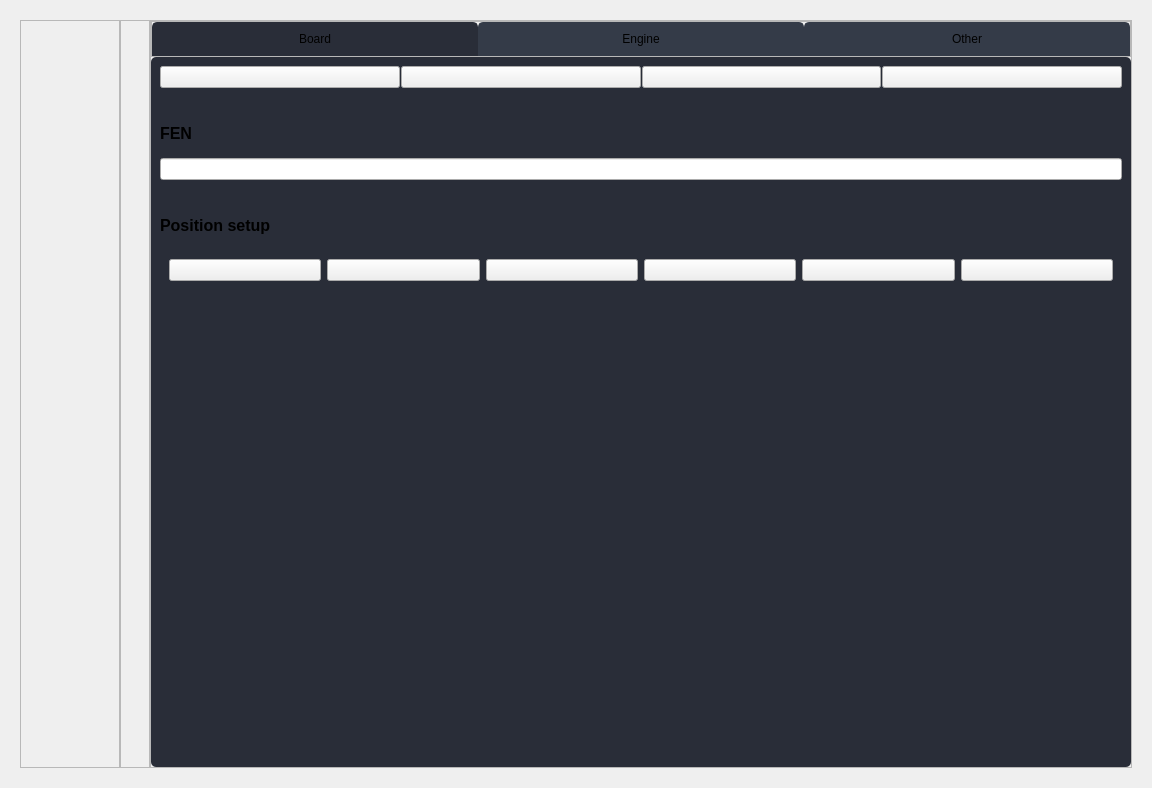
<?xml version="1.0" encoding="UTF-8"?>
<ui version="4.0">
 <class>Form</class>
 <widget class="QWidget" name="Form">
  <property name="geometry">
   <rect>
    <x>0</x>
    <y>0</y>
    <width>1152</width>
    <height>788</height>
   </rect>
  </property>
  <property name="windowTitle">
   <string>Form</string>
  </property>
  <layout class="QHBoxLayout" name="horizontalLayout">
   <property name="spacing">
    <number>0</number>
   </property>
   <property name="leftMargin">
    <number>20</number>
   </property>
   <property name="topMargin">
    <number>20</number>
   </property>
   <property name="rightMargin">
    <number>20</number>
   </property>
   <property name="bottomMargin">
    <number>20</number>
   </property>
   <item>
    <widget class="QFrame" name="boardroot_frame">
     <property name="minimumSize">
      <size>
       <width>100</width>
       <height>0</height>
      </size>
     </property>
     <property name="styleSheet">
      <string notr="true"/>
     </property>
     <property name="frameShape">
      <enum>QFrame::StyledPanel</enum>
     </property>
     <property name="frameShadow">
      <enum>QFrame::Raised</enum>
     </property>
     <layout class="QHBoxLayout" name="horizontalLayout_3">
      <property name="leftMargin">
       <number>0</number>
      </property>
      <property name="topMargin">
       <number>0</number>
      </property>
      <property name="rightMargin">
       <number>0</number>
      </property>
      <property name="bottomMargin">
       <number>0</number>
      </property>
      <item>
       <layout class="QGridLayout" name="gridLayout"/>
      </item>
     </layout>
    </widget>
   </item>
   <item>
    <widget class="QFrame" name="frame_3">
     <property name="sizePolicy">
      <sizepolicy hsizetype="Fixed" vsizetype="Preferred">
       <horstretch>0</horstretch>
       <verstretch>0</verstretch>
      </sizepolicy>
     </property>
     <property name="minimumSize">
      <size>
       <width>30</width>
       <height>0</height>
      </size>
     </property>
     <property name="maximumSize">
      <size>
       <width>30</width>
       <height>16777215</height>
      </size>
     </property>
     <property name="frameShape">
      <enum>QFrame::StyledPanel</enum>
     </property>
     <property name="frameShadow">
      <enum>QFrame::Raised</enum>
     </property>
    </widget>
   </item>
   <item>
    <widget class="QFrame" name="frame_2">
     <property name="styleSheet">
      <string notr="true"/>
     </property>
     <property name="frameShape">
      <enum>QFrame::StyledPanel</enum>
     </property>
     <property name="frameShadow">
      <enum>QFrame::Raised</enum>
     </property>
     <layout class="QVBoxLayout" name="verticalLayout">
      <property name="spacing">
       <number>0</number>
      </property>
      <property name="leftMargin">
       <number>0</number>
      </property>
      <property name="topMargin">
       <number>0</number>
      </property>
      <property name="rightMargin">
       <number>0</number>
      </property>
      <property name="bottomMargin">
       <number>0</number>
      </property>
      <item>
       <widget class="QFrame" name="frame_4">
        <property name="sizePolicy">
         <sizepolicy hsizetype="Preferred" vsizetype="Minimum">
          <horstretch>0</horstretch>
          <verstretch>0</verstretch>
         </sizepolicy>
        </property>
        <property name="styleSheet">
         <string notr="true">QPushButton {
	border: 2px solid rgb(52, 59, 72);
	border-top-left-radius :5px;
    border-top-right-radius : 5px;
    border-bottom-left-radius : 0px;
    border-bottom-right-radius : 0px;	
	background-color: rgb(52, 59, 72);
    height: 30px;
}
QPushButton:hover {
	background-color: rgb(57, 65, 80);
	border: 2px solid rgb(61, 70, 86);
}
QPushButton:pressed {	
	background-color: rgb(35, 40, 49);
	border: 2px solid rgb(43, 50, 61);
}

QPushButton:checked{
   background-color: rgb(41, 45, 56);
   border-color:  rgb(41, 45, 56);
}</string>
        </property>
        <property name="frameShape">
         <enum>QFrame::StyledPanel</enum>
        </property>
        <property name="frameShadow">
         <enum>QFrame::Raised</enum>
        </property>
        <layout class="QHBoxLayout" name="horizontalLayout_2">
         <property name="spacing">
          <number>0</number>
         </property>
         <property name="leftMargin">
          <number>0</number>
         </property>
         <property name="topMargin">
          <number>0</number>
         </property>
         <property name="rightMargin">
          <number>0</number>
         </property>
         <property name="bottomMargin">
          <number>0</number>
         </property>
         <item>
          <widget class="QPushButton" name="boardpage_button">
           <property name="text">
            <string>Board</string>
           </property>
           <property name="checkable">
            <bool>true</bool>
           </property>
           <property name="checked">
            <bool>true</bool>
           </property>
           <property name="autoExclusive">
            <bool>true</bool>
           </property>
          </widget>
         </item>
         <item>
          <widget class="QPushButton" name="enginepage_button">
           <property name="text">
            <string>Engine</string>
           </property>
           <property name="checkable">
            <bool>true</bool>
           </property>
           <property name="checked">
            <bool>false</bool>
           </property>
           <property name="autoExclusive">
            <bool>true</bool>
           </property>
          </widget>
         </item>
         <item>
          <widget class="QPushButton" name="otherpage_button">
           <property name="text">
            <string>Other</string>
           </property>
           <property name="checkable">
            <bool>true</bool>
           </property>
           <property name="autoExclusive">
            <bool>true</bool>
           </property>
          </widget>
         </item>
        </layout>
       </widget>
      </item>
      <item>
       <widget class="QStackedWidget" name="tab_stack">
        <property name="styleSheet">
         <string notr="true">



.QWidget{
	border-top-left-radius :5px;
	border-top-right-radius : 5px;
	border-bottom-left-radius : 5px;
	border-bottom-right-radius : 5px;	
    background-color:  rgb(41, 45, 56);
}

.QFrame{
	border-top-left-radius :5px;
	border-top-right-radius : 5px;
	border-bottom-left-radius : 5px;
	border-bottom-right-radius : 5px;	
    background-color:  rgb(41, 45, 56);
}


.QLabel{
	border-radius: 0px;
    background-color:  rgb(41, 45, 56);
}




</string>
        </property>
        <property name="currentIndex">
         <number>0</number>
        </property>
        <widget class="QWidget" name="boardpage_widget">
         <property name="styleSheet">
          <string notr="true">QLabel{
    max-height:20px;
    min-height: 20px;
}</string>
         </property>
         <layout class="QVBoxLayout" name="verticalLayout_2">
          <property name="spacing">
           <number>15</number>
          </property>
          <item>
           <widget class="QFrame" name="frame_7">
            <property name="sizePolicy">
             <sizepolicy hsizetype="Preferred" vsizetype="Minimum">
              <horstretch>0</horstretch>
              <verstretch>0</verstretch>
             </sizepolicy>
            </property>
            <property name="frameShape">
             <enum>QFrame::StyledPanel</enum>
            </property>
            <property name="frameShadow">
             <enum>QFrame::Raised</enum>
            </property>
            <layout class="QHBoxLayout" name="horizontalLayout_5">
             <property name="spacing">
              <number>1</number>
             </property>
             <property name="leftMargin">
              <number>0</number>
             </property>
             <property name="topMargin">
              <number>0</number>
             </property>
             <property name="rightMargin">
              <number>0</number>
             </property>
             <property name="bottomMargin">
              <number>20</number>
             </property>
             <item>
              <widget class="QPushButton" name="undoall_button">
               <property name="text">
                <string/>
               </property>
               <property name="icon">
                <iconset resource="../assets/res.qrc">
                 <normaloff>:/icon_24x24/icons/24x24/cil-media-skip-backward.png</normaloff>:/icon_24x24/icons/24x24/cil-media-skip-backward.png</iconset>
               </property>
              </widget>
             </item>
             <item>
              <widget class="QPushButton" name="undomove_button">
               <property name="text">
                <string/>
               </property>
               <property name="icon">
                <iconset resource="../assets/res.qrc">
                 <normaloff>:/icon_24x24/icons/24x24/cil-media-step-backward.png</normaloff>:/icon_24x24/icons/24x24/cil-media-step-backward.png</iconset>
               </property>
              </widget>
             </item>
             <item>
              <widget class="QPushButton" name="redomove_button">
               <property name="text">
                <string/>
               </property>
               <property name="icon">
                <iconset resource="../assets/res.qrc">
                 <normaloff>:/icon_24x24/icons/24x24/cil-media-step-forward.png</normaloff>:/icon_24x24/icons/24x24/cil-media-step-forward.png</iconset>
               </property>
              </widget>
             </item>
             <item>
              <widget class="QPushButton" name="redoall_button">
               <property name="text">
                <string/>
               </property>
               <property name="icon">
                <iconset resource="../assets/res.qrc">
                 <normaloff>:/icon_24x24/icons/24x24/cil-media-skip-forward.png</normaloff>:/icon_24x24/icons/24x24/cil-media-skip-forward.png</iconset>
               </property>
              </widget>
             </item>
            </layout>
           </widget>
          </item>
          <item>
           <widget class="QLabel" name="label_2">
            <property name="styleSheet">
             <string notr="true">font-weight: 600;
font-size: 16px;</string>
            </property>
            <property name="text">
             <string>FEN</string>
            </property>
           </widget>
          </item>
          <item>
           <widget class="QLineEdit" name="fen_edit"/>
          </item>
          <item>
           <spacer name="verticalSpacer_3">
            <property name="orientation">
             <enum>Qt::Vertical</enum>
            </property>
            <property name="sizeType">
             <enum>QSizePolicy::Fixed</enum>
            </property>
            <property name="sizeHint" stdset="0">
             <size>
              <width>20</width>
              <height>20</height>
             </size>
            </property>
           </spacer>
          </item>
          <item>
           <widget class="QLabel" name="label_3">
            <property name="styleSheet">
             <string notr="true">font-weight: 600;
font-size: 16px;</string>
            </property>
            <property name="text">
             <string>Position setup</string>
            </property>
           </widget>
          </item>
          <item>
           <widget class="QFrame" name="frame_8">
            <property name="styleSheet">
             <string notr="true"/>
            </property>
            <property name="frameShape">
             <enum>QFrame::StyledPanel</enum>
            </property>
            <property name="frameShadow">
             <enum>QFrame::Raised</enum>
            </property>
            <layout class="QHBoxLayout" name="horizontalLayout_6">
             <item>
              <widget class="QPushButton" name="setpawn_button">
               <property name="sizePolicy">
                <sizepolicy hsizetype="Expanding" vsizetype="Preferred">
                 <horstretch>0</horstretch>
                 <verstretch>0</verstretch>
                </sizepolicy>
               </property>
               <property name="text">
                <string/>
               </property>
               <property name="icon">
                <iconset resource="../assets/res.qrc">
                 <normaloff>:/pieces/images/wp.png</normaloff>:/pieces/images/wp.png</iconset>
               </property>
               <property name="iconSize">
                <size>
                 <width>82</width>
                 <height>82</height>
                </size>
               </property>
               <property name="checkable">
                <bool>true</bool>
               </property>
               <property name="autoExclusive">
                <bool>false</bool>
               </property>
              </widget>
             </item>
             <item>
              <widget class="QPushButton" name="setknight_button">
               <property name="sizePolicy">
                <sizepolicy hsizetype="Expanding" vsizetype="Preferred">
                 <horstretch>0</horstretch>
                 <verstretch>0</verstretch>
                </sizepolicy>
               </property>
               <property name="text">
                <string/>
               </property>
               <property name="icon">
                <iconset resource="../assets/res.qrc">
                 <normaloff>:/pieces/images/wn.png</normaloff>:/pieces/images/wn.png</iconset>
               </property>
               <property name="iconSize">
                <size>
                 <width>82</width>
                 <height>82</height>
                </size>
               </property>
               <property name="checkable">
                <bool>true</bool>
               </property>
               <property name="autoExclusive">
                <bool>false</bool>
               </property>
              </widget>
             </item>
             <item>
              <widget class="QPushButton" name="setbishop_button">
               <property name="sizePolicy">
                <sizepolicy hsizetype="Expanding" vsizetype="Preferred">
                 <horstretch>0</horstretch>
                 <verstretch>0</verstretch>
                </sizepolicy>
               </property>
               <property name="text">
                <string/>
               </property>
               <property name="icon">
                <iconset resource="../assets/res.qrc">
                 <normaloff>:/pieces/images/wb.png</normaloff>:/pieces/images/wb.png</iconset>
               </property>
               <property name="iconSize">
                <size>
                 <width>82</width>
                 <height>82</height>
                </size>
               </property>
               <property name="checkable">
                <bool>true</bool>
               </property>
               <property name="autoExclusive">
                <bool>false</bool>
               </property>
              </widget>
             </item>
             <item>
              <widget class="QPushButton" name="setrook_button">
               <property name="sizePolicy">
                <sizepolicy hsizetype="Expanding" vsizetype="Preferred">
                 <horstretch>0</horstretch>
                 <verstretch>0</verstretch>
                </sizepolicy>
               </property>
               <property name="text">
                <string/>
               </property>
               <property name="icon">
                <iconset resource="../assets/res.qrc">
                 <normaloff>:/pieces/images/wr.png</normaloff>:/pieces/images/wr.png</iconset>
               </property>
               <property name="iconSize">
                <size>
                 <width>82</width>
                 <height>82</height>
                </size>
               </property>
               <property name="checkable">
                <bool>true</bool>
               </property>
               <property name="autoExclusive">
                <bool>false</bool>
               </property>
              </widget>
             </item>
             <item>
              <widget class="QPushButton" name="setqueen_button">
               <property name="sizePolicy">
                <sizepolicy hsizetype="Expanding" vsizetype="Preferred">
                 <horstretch>0</horstretch>
                 <verstretch>0</verstretch>
                </sizepolicy>
               </property>
               <property name="text">
                <string/>
               </property>
               <property name="icon">
                <iconset resource="../assets/res.qrc">
                 <normaloff>:/pieces/images/wq.png</normaloff>:/pieces/images/wq.png</iconset>
               </property>
               <property name="iconSize">
                <size>
                 <width>82</width>
                 <height>82</height>
                </size>
               </property>
               <property name="checkable">
                <bool>true</bool>
               </property>
               <property name="autoExclusive">
                <bool>false</bool>
               </property>
              </widget>
             </item>
             <item>
              <widget class="QPushButton" name="setking_button">
               <property name="sizePolicy">
                <sizepolicy hsizetype="Expanding" vsizetype="Preferred">
                 <horstretch>0</horstretch>
                 <verstretch>0</verstretch>
                </sizepolicy>
               </property>
               <property name="text">
                <string/>
               </property>
               <property name="icon">
                <iconset resource="../assets/res.qrc">
                 <normaloff>:/pieces/images/wk.png</normaloff>:/pieces/images/wk.png</iconset>
               </property>
               <property name="iconSize">
                <size>
                 <width>82</width>
                 <height>82</height>
                </size>
               </property>
               <property name="checkable">
                <bool>true</bool>
               </property>
               <property name="autoExclusive">
                <bool>false</bool>
               </property>
              </widget>
             </item>
            </layout>
           </widget>
          </item>
          <item>
           <spacer name="verticalSpacer_2">
            <property name="orientation">
             <enum>Qt::Vertical</enum>
            </property>
            <property name="sizeHint" stdset="0">
             <size>
              <width>20</width>
              <height>40</height>
             </size>
            </property>
           </spacer>
          </item>
         </layout>
        </widget>
        <widget class="QWidget" name="enginepage_widget">
         <property name="styleSheet">
          <string notr="true"/>
         </property>
         <layout class="QVBoxLayout" name="verticalLayout_3">
          <property name="spacing">
           <number>15</number>
          </property>
          <item>
           <widget class="QFrame" name="frame">
            <property name="styleSheet">
             <string notr="true"/>
            </property>
            <property name="frameShape">
             <enum>QFrame::StyledPanel</enum>
            </property>
            <property name="frameShadow">
             <enum>QFrame::Raised</enum>
            </property>
            <layout class="QHBoxLayout" name="horizontalLayout_4">
             <property name="leftMargin">
              <number>0</number>
             </property>
             <property name="topMargin">
              <number>0</number>
             </property>
             <property name="rightMargin">
              <number>0</number>
             </property>
             <property name="bottomMargin">
              <number>0</number>
             </property>
             <item alignment="Qt::AlignVCenter">
              <widget class="QComboBox" name="engine_combo"/>
             </item>
             <item alignment="Qt::AlignVCenter">
              <widget class="QPushButton" name="analysetoggle_button">
               <property name="minimumSize">
                <size>
                 <width>70</width>
                 <height>0</height>
                </size>
               </property>
               <property name="maximumSize">
                <size>
                 <width>70</width>
                 <height>16777215</height>
                </size>
               </property>
               <property name="styleSheet">
                <string notr="true">QPushButton:checked{
     background-color: #228B22;
}

QPushButton{
     background-color: #960000;
     border-radius: 5px;
     background-image: url(:/icon_24x24/icons/24x24/cil-power-standby.png);
	background-position: center;
	background-repeat: no-repeat;
}</string>
               </property>
               <property name="text">
                <string/>
               </property>
               <property name="checkable">
                <bool>true</bool>
               </property>
              </widget>
             </item>
            </layout>
           </widget>
          </item>
          <item>
           <widget class="QFrame" name="frame_5">
            <property name="sizePolicy">
             <sizepolicy hsizetype="Minimum" vsizetype="Minimum">
              <horstretch>0</horstretch>
              <verstretch>0</verstretch>
             </sizepolicy>
            </property>
            <property name="styleSheet">
             <string notr="true"/>
            </property>
            <property name="frameShape">
             <enum>QFrame::StyledPanel</enum>
            </property>
            <property name="frameShadow">
             <enum>QFrame::Raised</enum>
            </property>
            <layout class="QGridLayout" name="gridLayout_3">
             <property name="topMargin">
              <number>20</number>
             </property>
             <property name="bottomMargin">
              <number>20</number>
             </property>
             <property name="horizontalSpacing">
              <number>40</number>
             </property>
             <item row="3" column="0">
              <widget class="QLabel" name="labeltbhits_label">
               <property name="styleSheet">
                <string notr="true">font-weight: 600</string>
               </property>
               <property name="text">
                <string>TB hits</string>
               </property>
               <property name="alignment">
                <set>Qt::AlignRight|Qt::AlignTrailing|Qt::AlignVCenter</set>
               </property>
              </widget>
             </item>
             <item row="1" column="0">
              <widget class="QLabel" name="labelseldepth_label">
               <property name="styleSheet">
                <string notr="true">font-weight: 600;</string>
               </property>
               <property name="text">
                <string>Selective Depth</string>
               </property>
               <property name="alignment">
                <set>Qt::AlignRight|Qt::AlignTrailing|Qt::AlignVCenter</set>
               </property>
              </widget>
             </item>
             <item row="4" column="0">
              <widget class="QLabel" name="labeltime_label">
               <property name="styleSheet">
                <string notr="true">font-weight: 600</string>
               </property>
               <property name="text">
                <string>Time [ms]</string>
               </property>
               <property name="alignment">
                <set>Qt::AlignRight|Qt::AlignTrailing|Qt::AlignVCenter</set>
               </property>
              </widget>
             </item>
             <item row="2" column="1">
              <widget class="QLabel" name="nodes_label">
               <property name="text">
                <string>0</string>
               </property>
              </widget>
             </item>
             <item row="0" column="1">
              <widget class="QLabel" name="depth_label">
               <property name="text">
                <string>0</string>
               </property>
              </widget>
             </item>
             <item row="0" column="0">
              <widget class="QLabel" name="labeldepth_label">
               <property name="styleSheet">
                <string notr="true">font-weight: 600;</string>
               </property>
               <property name="text">
                <string>Depth</string>
               </property>
               <property name="alignment">
                <set>Qt::AlignRight|Qt::AlignTrailing|Qt::AlignVCenter</set>
               </property>
              </widget>
             </item>
             <item row="2" column="0">
              <widget class="QLabel" name="labelnodes_label">
               <property name="styleSheet">
                <string notr="true">font-weight: 600</string>
               </property>
               <property name="text">
                <string>Nodes</string>
               </property>
               <property name="alignment">
                <set>Qt::AlignRight|Qt::AlignTrailing|Qt::AlignVCenter</set>
               </property>
              </widget>
             </item>
             <item row="3" column="1">
              <widget class="QLabel" name="tbhits_label">
               <property name="text">
                <string>0</string>
               </property>
              </widget>
             </item>
             <item row="4" column="1">
              <widget class="QLabel" name="time_label">
               <property name="text">
                <string>0</string>
               </property>
              </widget>
             </item>
             <item row="1" column="1">
              <widget class="QLabel" name="seldepth_label">
               <property name="text">
                <string>0</string>
               </property>
              </widget>
             </item>
             <item row="5" column="1">
              <widget class="QLabel" name="nps_label">
               <property name="text">
                <string>0</string>
               </property>
              </widget>
             </item>
             <item row="5" column="0">
              <widget class="QLabel" name="labelnps_label">
               <property name="styleSheet">
                <string notr="true">font-weight: 600;</string>
               </property>
               <property name="text">
                <string>NPS</string>
               </property>
               <property name="alignment">
                <set>Qt::AlignRight|Qt::AlignTrailing|Qt::AlignVCenter</set>
               </property>
              </widget>
             </item>
            </layout>
           </widget>
          </item>
          <item>
           <widget class="QLabel" name="label">
            <property name="styleSheet">
             <string notr="true">font-weight: 600;
font-size: 16px;</string>
            </property>
            <property name="text">
             <string>Principal Variations</string>
            </property>
           </widget>
          </item>
          <item>
           <widget class="QFrame" name="frame_6">
            <property name="sizePolicy">
             <sizepolicy hsizetype="Expanding" vsizetype="Minimum">
              <horstretch>0</horstretch>
              <verstretch>0</verstretch>
             </sizepolicy>
            </property>
            <property name="styleSheet">
             <string notr="true">
QPushButton{
     min-height: 14px;
     max-height: 14px;    
     text-align: left;
     font-size: 10px;
     background-color:#1A1B24;
}
</string>
            </property>
            <property name="frameShape">
             <enum>QFrame::StyledPanel</enum>
            </property>
            <property name="frameShadow">
             <enum>QFrame::Raised</enum>
            </property>
            <layout class="QVBoxLayout" name="verticalLayout_4">
             <property name="spacing">
              <number>0</number>
             </property>
             <property name="leftMargin">
              <number>0</number>
             </property>
             <property name="topMargin">
              <number>0</number>
             </property>
             <property name="rightMargin">
              <number>0</number>
             </property>
             <property name="bottomMargin">
              <number>10</number>
             </property>
             <item>
              <widget class="QPushButton" name="pv1_button">
               <property name="enabled">
                <bool>false</bool>
               </property>
               <property name="text">
                <string/>
               </property>
              </widget>
             </item>
             <item>
              <widget class="QPushButton" name="pv2_button">
               <property name="enabled">
                <bool>false</bool>
               </property>
               <property name="text">
                <string/>
               </property>
              </widget>
             </item>
             <item>
              <widget class="QPushButton" name="pv3_button">
               <property name="enabled">
                <bool>false</bool>
               </property>
               <property name="text">
                <string/>
               </property>
              </widget>
             </item>
             <item>
              <widget class="QPushButton" name="pv4_button">
               <property name="enabled">
                <bool>false</bool>
               </property>
               <property name="text">
                <string/>
               </property>
              </widget>
             </item>
             <item>
              <widget class="QPushButton" name="pv5_button">
               <property name="enabled">
                <bool>false</bool>
               </property>
               <property name="text">
                <string/>
               </property>
              </widget>
             </item>
            </layout>
           </widget>
          </item>
          <item>
           <spacer name="verticalSpacer">
            <property name="orientation">
             <enum>Qt::Vertical</enum>
            </property>
            <property name="sizeHint" stdset="0">
             <size>
              <width>20</width>
              <height>40</height>
             </size>
            </property>
           </spacer>
          </item>
         </layout>
        </widget>
        <widget class="QWidget" name="otherpage_widget"/>
       </widget>
      </item>
     </layout>
    </widget>
   </item>
  </layout>
 </widget>
 <resources>
  <include location="../assets/res.qrc"/>
 </resources>
 <connections/>
</ui>
